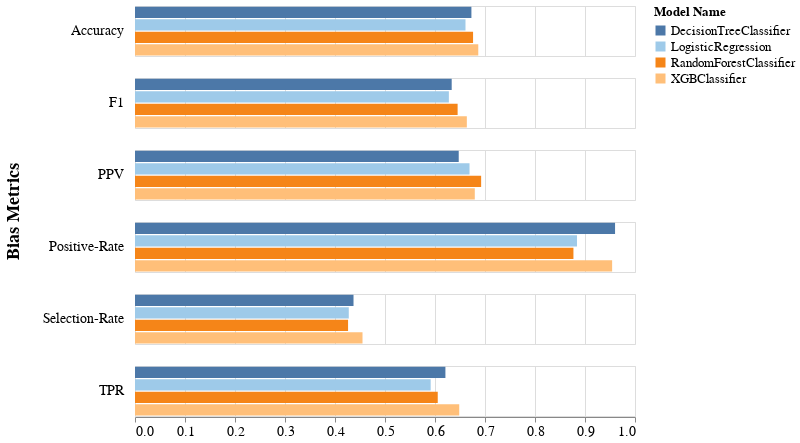

The notebook cell this image was saved under:
### Code cell
visualizer.create_overall_metrics_bar_char(
    metrics_names=['TPR', 'PPV', 'Accuracy', 'F1', 'Selection-Rate', 'Positive-Rate'],
    metrics_title="Bias Metrics"
)

### Figure 1 — Vega-Lite specification as saved in the notebook (floating-point values rounded to 4 significant figures)
{"config": {"view": {"continuousWidth": 400, "continuousHeight": 300}, "axis": {"labelFontSize": 14, "titleFontSize": 18}, "headerRow": {"labelAlign": "left", "labelAngle": 0, "labelFontSize": 14, "labelPadding": 10, "titleFontSize": 18}}, "data": {"name": "data-400b6af12d50af09b11431b8f908cc9f"}, "mark": "bar", "encoding": {"color": {"field": "model_name", "legend": {"labelFontSize": 13, "title": "Model Name", "titleFontSize": 13}, "scale": {"scheme": "tableau20"}, "type": "nominal"}, "row": {"field": "metric", "title": "Bias Metrics", "type": "nominal"}, "x": {"axis": {"grid": true}, "field": "overall", "title": "", "type": "quantitative"}, "y": {"axis": null, "field": "model_name", "type": "nominal"}}, "height": 50, "width": 500, "$schema": "https://vega.github.io/schema/vega-lite/v4.17.0.json", "datasets": {"data-400b6af12d50af09b11431b8f908cc9f": [{"overall": 0.6728, "metric": "Accuracy", "model_name": "DecisionTreeClassifier"}, {"overall": 0.6334, "metric": "F1", "model_name": "DecisionTreeClassifier"}, {"overall": 0.6475, "metric": "PPV", "model_name": "DecisionTreeClassifier"}, {"overall": 0.9601, "metric": "Positive-Rate", "model_name": "DecisionTreeClassifier"}, {"overall": 0.437, "metric": "Selection-Rate", "model_name": "DecisionTreeClassifier"}, {"overall": 0.6208, "metric": "TPR", "model_name": "DecisionTreeClassifier"}, {"overall": 0.661, "metric": "Accuracy", "model_name": "LogisticRegression"}, {"overall": 0.6277, "metric": "F1", "model_name": "LogisticRegression"}, {"overall": 0.6691, "metric": "PPV", "model_name": "LogisticRegression"}, {"overall": 0.884, "metric": "Positive-Rate", "model_name": "LogisticRegression"}, {"overall": 0.4276, "metric": "Selection-Rate", "model_name": "LogisticRegression"}, {"overall": 0.5913, "metric": "TPR", "model_name": "LogisticRegression"}, {"overall": 0.6761, "metric": "Accuracy", "model_name": "RandomForestClassifier"}, {"overall": 0.6452, "metric": "F1", "model_name": "RandomForestClassifier"}, {"overall": 0.6923, "metric": "PPV", "model_name": "RandomForestClassifier"}, {"overall": 0.8769, "metric": "Positive-Rate", "model_name": "RandomForestClassifier"}, {"overall": 0.4261, "metric": "Selection-Rate", "model_name": "RandomForestClassifier"}, {"overall": 0.6055, "metric": "TPR", "model_name": "RandomForestClassifier"}, {"overall": 0.6866, "metric": "Accuracy", "model_name": "XGBClassifier"}, {"overall": 0.6637, "metric": "F1", "model_name": "XGBClassifier"}, {"overall": 0.6796, "metric": "PPV", "model_name": "XGBClassifier"}, {"overall": 0.9543, "metric": "Positive-Rate", "model_name": "XGBClassifier"}, {"overall": 0.455, "metric": "Selection-Rate", "model_name": "XGBClassifier"}, {"overall": 0.6485, "metric": "TPR", "model_name": "XGBClassifier"}]}}
